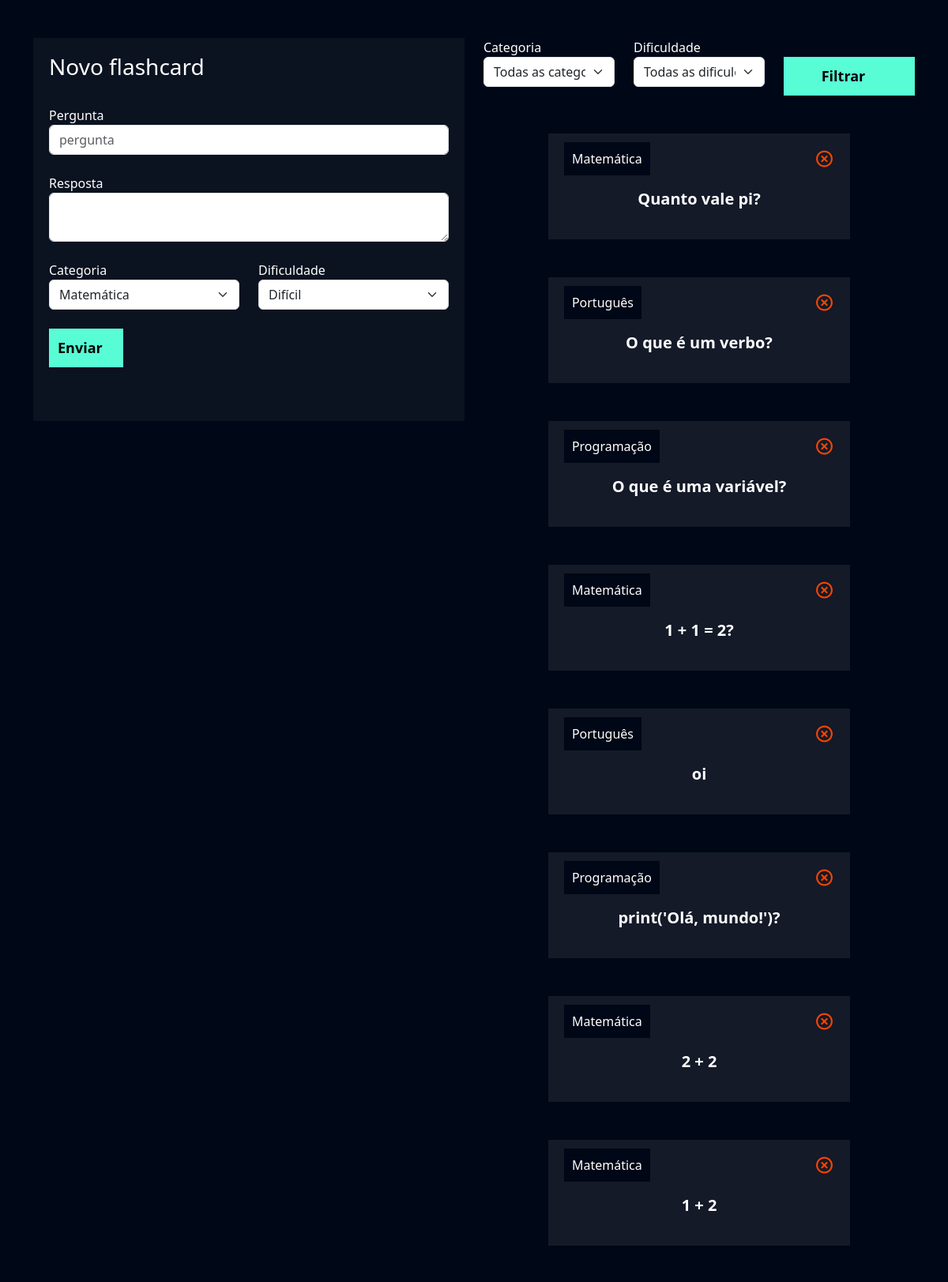
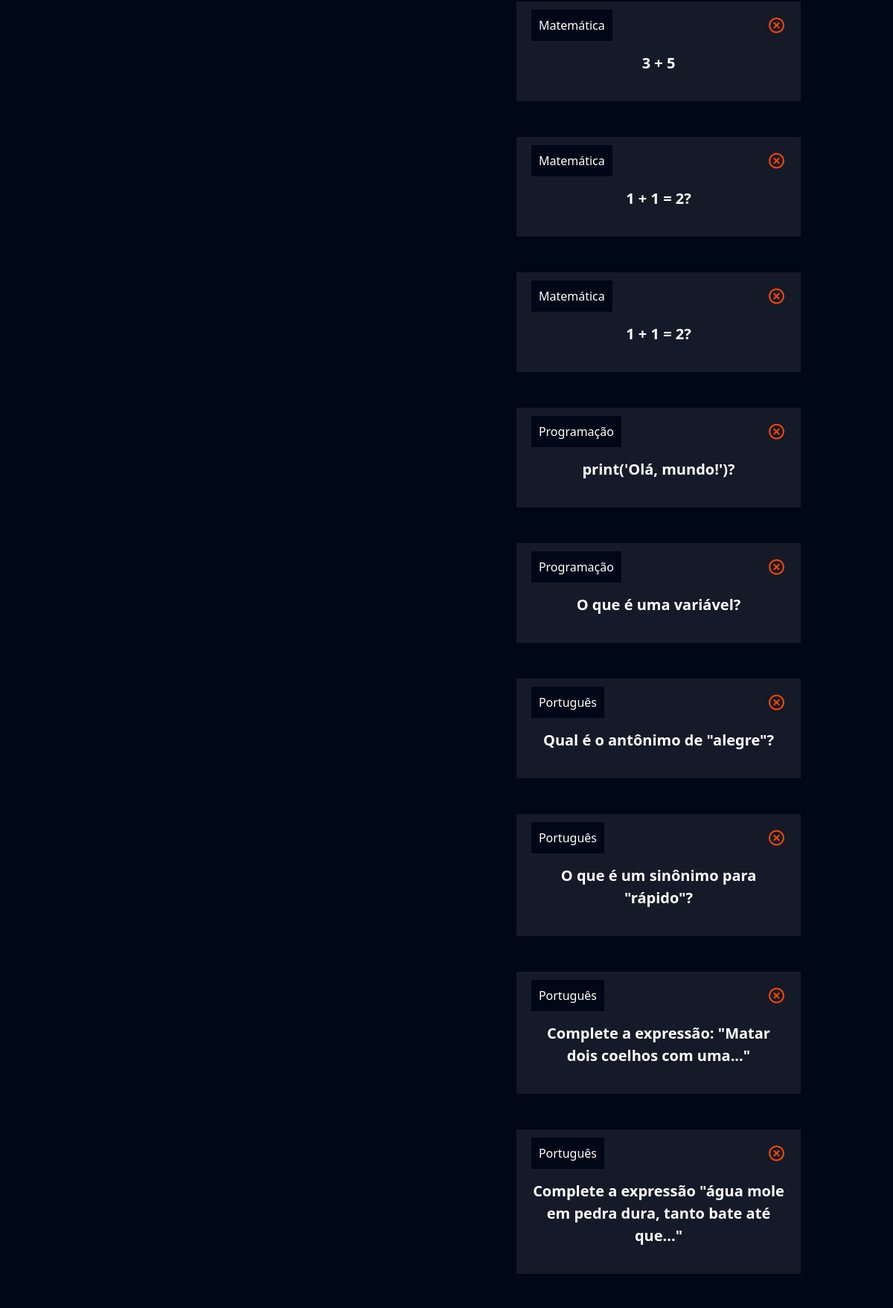
Screenshot of /flashcard/novo_flashcard/ (signed in, upper part) with the database file from the repository (2 pictures, top to bottom).
### flashcard/models.py (models this page shows, shortened)
class Flashcard(models.Model):
    DIFICULDADE_CHOICES = (('D', 'Difícil'), ('M', 'Médio'), ('F', 'Fácil'))
    user = models.ForeignKey(User, on_delete=models.DO_NOTHING)
    pergunta = models.CharField(max_length=100)
    resposta = models.TextField()
    categoria = models.ForeignKey(Categoria, on_delete=models.DO_NOTHING)
    dificuldade = models.CharField(max_length=1, choices=DIFICULDADE_CHOICES)

class Categoria(models.Model):
    nome = models.CharField(max_length=20)
    def __str__(self):
        return self.nome

### flashcard/views.py (the view, shortened to what this page needs)
# urls.py: path('novo_flashcard/', views.novo_flashcard, name='novo_flashcard'),
def novo_flashcard(request):
    if not request.user.is_authenticated:
        return redirect('/usuarios/logar')
    if request.method == 'GET':
        categorias = Categoria.objects.all()
        dificuldades = Flashcard.DIFICULDADE_CHOICES
        flashcards = Flashcard.objects.filter(user=request.user)
        categoria_filtrar = request.GET.get('categoria')
        dificuldade_filtrar = request.GET.get('dificuldade')
        if categoria_filtrar:
            flashcards = flashcards.filter(categoria__id=categoria_filtrar)
        if dificuldade_filtrar:
            flashcards = flashcards.filter(dificuldade=dificuldade_filtrar)
        return render(request, 'novo_flashcard.html', {'categorias': categorias, 'dificuldades': dificuldades, 'flashcards': flashcards})

### flashcard/templates/novo_flashcard.html (shortened to what this page needs)
{% extends "base.html" %} {% load static %} {% block 'cabecalho' %}
<link href="{% static 'usuarios/css/cadastro.css' %}" rel="stylesheet" />
<link href="{% static 'flashcard/css/novo_flashcard.css' %}" rel="stylesheet" />
<link
  href="https://unpkg.com/boxicons@2.1.4/css/boxicons.min.css"
  rel="stylesheet"
/>
{% endblock 'cabecalho' %} {% block 'conteudo' %}
<div class="container">
  <br />
  <br />
  <div class="row">
    <div class="col-md">
      <div class="box-form">
        <form action="{% url 'novo_flashcard' %}" method="POST">
          <h3>Novo flashcard</h3>
          <br />
          <label>Pergunta</label>
          <input
            type="text"
            class="form-control"
            placeholder="pergunta"
            name="pergunta"
          />
          <br />
          <label>Resposta</label>
          <textarea class="form-control" name="resposta"></textarea>
          <br />
          <div class="row">
            <div class="col-md">
              <label for="">Categoria</label>
              <select class="form-select" name="categoria">
                {% for categoria in categorias %}
                <option value="{{categoria.id}}">{{categoria}}</option>
                {% endfor %}
              </select>
            </div>
            <div class="col-md">
              <label for="">Dificuldade</label>
              <select class="form-select" name="dificuldade">
                {% for dificuldade in dificuldades %}
                <option value="{{dificuldade.0}}">{{dificuldade.1}}</option>
                {% endfor %}
              </select>
            </div>
          </div>
          <br />
          <input type="submit" value="Enviar" class="btn-cadastro" />
          <br />
          <br />
          <br />
        </form>
      </div>
    </div>
    <div class="col-md">
      <form action="{% url 'novo_flashcard' %}" method="GET">
        <div class="row">
          <div class="col-md">
            <label for="">Categoria</label>
            <select name="categoria" id="" class="form-select">
              <option value="">Todas as categorias</option>
            </select>
          </div>
          <div class="col-md">
            <label for="">Dificuldade</label>
            <select name="dificuldade" id="" class="form-select">
              <option value="">Todas as dificuldades</option>
            </select>
          </div>
          <div class="col-md">
            <br />
            <input
              type="submit"
              style="width: 100%"
              value="Filtrar"
              class="btn-cadastro"
            />
          </div>
        </div>
      </form>
      <br />
      <br />
      {% for flash in flashcards %}
      <div class="box-new-flashcard" onclick="flip_card({{flash.id}})">
        <div class="flashcard">
          <div class="flashcard-categoria">{{flash.categoria}}</div>
          <a href="{% url 'deletar_flashcard' flash.id %}"
            ><i class="icone-exit bx bx-x-circle"></i
          ></a>
          <br />
          <br />
          <div class="flashcard-box-item">
            <p class="flashcard-item">{{flash.pergunta}}</p>
          </div>
        </div>
      </div>
      <br />
      <br />
      {% endfor %}
    </div>
  </div>
</div>
{% endblock 'conteudo' %}

### templates/static/geral/css/base.css (style rules this page uses)
:root { --main-color: #0b1526; --dark-color: #000716; --secondary-dark-color: rgb(15, 2, 26); --light-color: #00c1f3; --contrast-color: #f4c96b; --differential-color: #58fcd5; AULA 1 5 }
body { background-color: var(--dark-color) !important; color: white !important; }

### templates/static/usuarios/css/cadastro.css (style rules this page uses)
* { margin: 0; padding: 0; }
.box-form { padding: 20px; background-color: rgba(217,217,217, .05); color: white !important; }
.btn-cadastro { padding: 10px; background-color: #58fcd5; border: none; border: 1px solid #58fcd5; font-size: 18px; font-weight: bold; AULA 1 6 padding-left: 25px; padding-right: 25px; }

### templates/static/flashcard/css/novo_flashcard.css (style rules this page uses)
.box-new-flashcard { width: 70%; margin: auto; }
.flashcard { background-color: rgba(255, 255, 255, 0.08); padding: 20px; }
.flashcard-box-item { text-align: center; }
.flashcard p { font-size: 20px; font-weight: bold; cursor: pointer; }
.flashcard-categoria { background-color: var(--dark-color); display: inline; padding: 10px; }
.icone-exit { float: right; font-size: 25px; color: orangered; }

### rows the page displays
Flashcard: categoria "Matemática", pergunta "Quanto vale pi?"
Flashcard: categoria "Português", pergunta "O que é um verbo?"
Flashcard: categoria "Programação", pergunta "O que é uma variável?"
Flashcard: categoria "Matemática", pergunta "1 + 1 = 2?"
Flashcard: categoria "Português", pergunta "oi"
Flashcard: categoria "Programação", pergunta "print('Olá, mundo!')?"
Flashcard: categoria "Matemática", pergunta "2 + 2"
Flashcard: categoria "Matemática", pergunta "1 + 2"
Flashcard: categoria "Matemática", pergunta "3 + 5"
Flashcard: categoria "Matemática", pergunta "1 + 1 = 2?"
Flashcard: categoria "Matemática", pergunta "1 + 1 = 2?"
Flashcard: categoria "Programação", pergunta "print('Olá, mundo!')?"
Flashcard: categoria "Programação", pergunta "O que é uma variável?"
Flashcard: categoria "Português", pergunta "Qual é o antônimo de \"alegre\"?"
Flashcard: categoria "Português", pergunta "O que é um sinônimo para \"rápido\"?"
Flashcard: categoria "Português", pergunta "Complete a expressão: \"Matar dois coelhos com uma...\""
Flashcard: categoria "Português", pergunta "Complete a expressão \"água mole em pedra dura, tanto bate até que...\""

### other values shown
form field categoria "Matemática"
form field dificuldade "Difícil"
